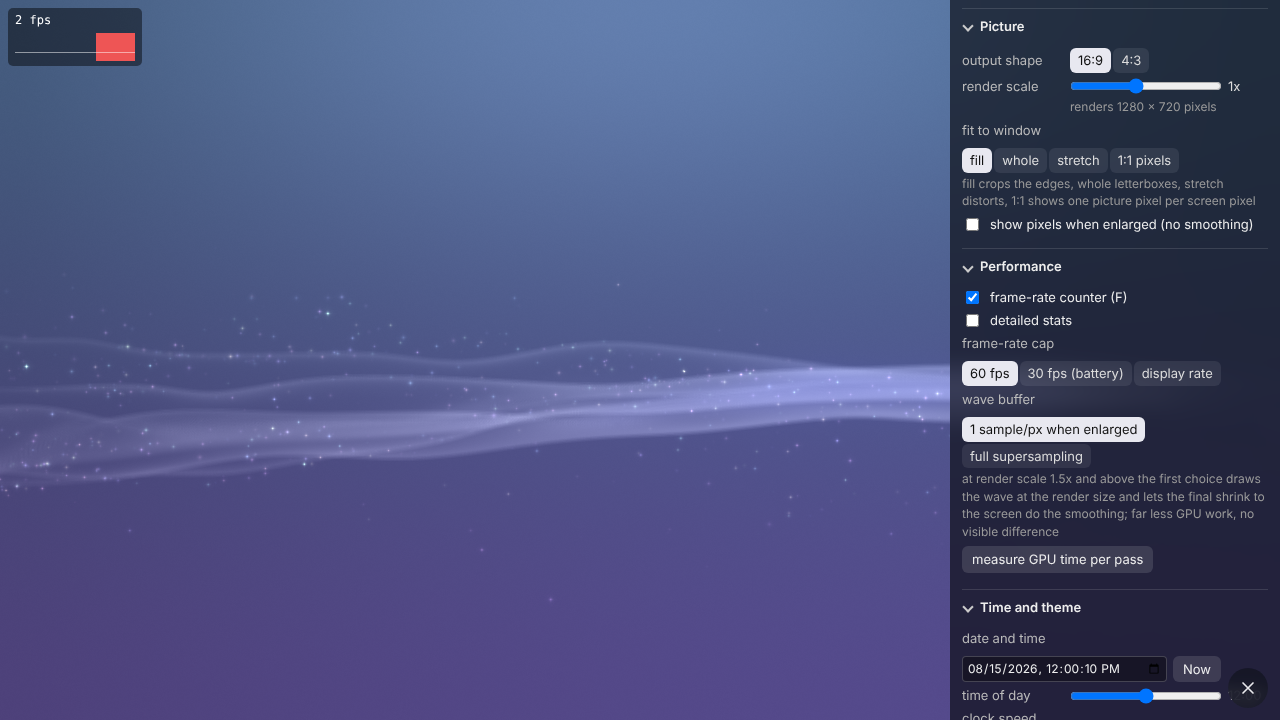
#> input picture fps.png, 1280 x 720 px; its folder holds 2 pictures in this run
$ python thick.py ../..
#> lines starting #> are read from the running program, lines starting #| are printed output that depends on the picture
# usage: thick.py DIR -> per-frame band thickness (median over columns of the extent above 6 % of the column max) for a wave-only sequence; prints the distribution over frames
import os, sys, numpy as np
from PIL import Image
from scipy.ndimage import gaussian_filter
d=sys.argv[1]; files=sorted(os.path.join(d,f) for f in os.listdir(d) if f.endswith('.png'))
th=[]; cen=[]
for f in files:
    L=gaussian_filter(np.asarray(Image.open(f).convert('L'),dtype=float),[1,0]); h,w=L.shape; fmax=L.max(); t=[]; c=[]
#> after `L = gaussian_filter(np.asarray(Image.open(f).convert('L'), dtype=float`:
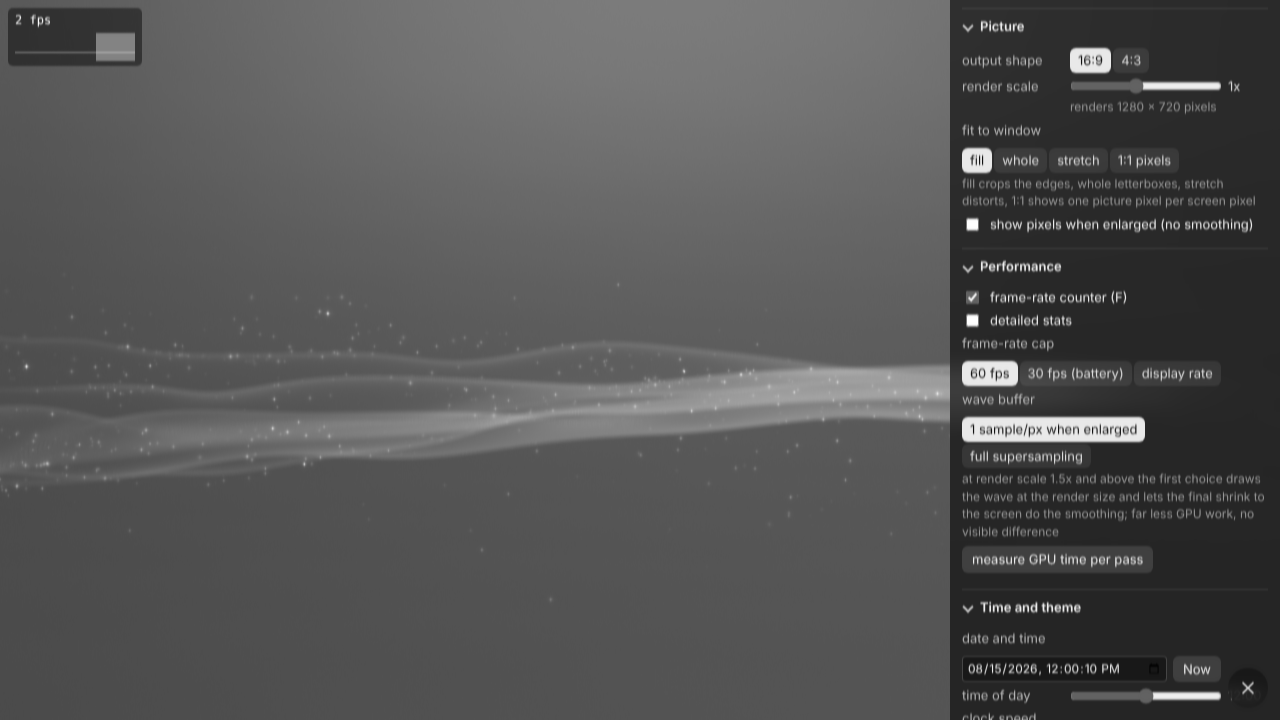
#> L: shape (720, 1280) float64; min 4.02, max 255, mean 85
#> after `h, w = L.shape`: h = 720; w = 1280
#> after `fmax = L.max()`: fmax = 255
    for x in range(0,w,2):
        col=L[:,x]; cm=col.max()
        if cm<max(6,0.08*fmax): continue
        vis=np.where(col>max(3,0.06*cm))[0]; t.append((vis.max()-vis.min())/h); c.append((vis.max()+vis.min())/2/h)
#> this loop made 640 passes
#> cm on passes 1 to 3: 106.1, 100.3, 100.4
#> after the loop, c = 640 values from 0.499 to 0.499; t = 640 values from 0.999 to 0.999
    th.append(np.median(t) if t else np.nan); cen.append(np.median(c) if c else np.nan)
#> pass 2 of the loop `for f in files:`:
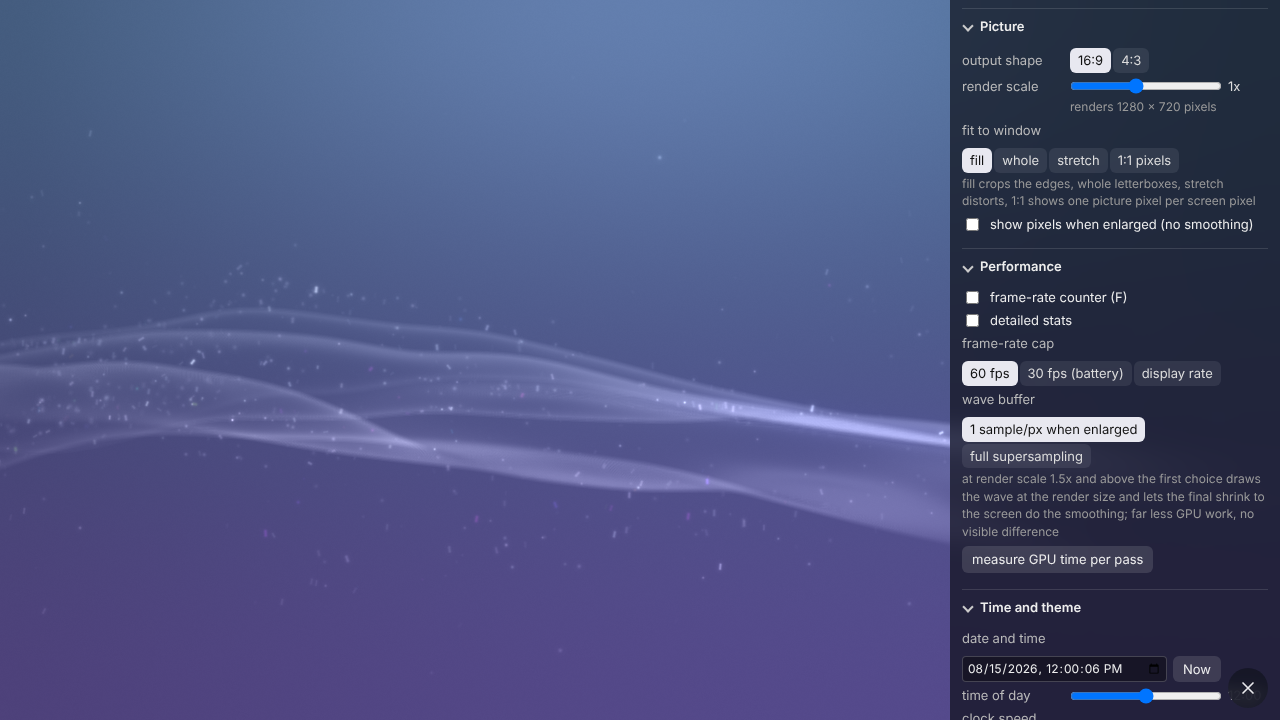
#> input picture panel.png, 1280 x 720 px
#> `L = gaussian_filter(np.asarray(Image.open(f).convert('L'), dtype=float`:
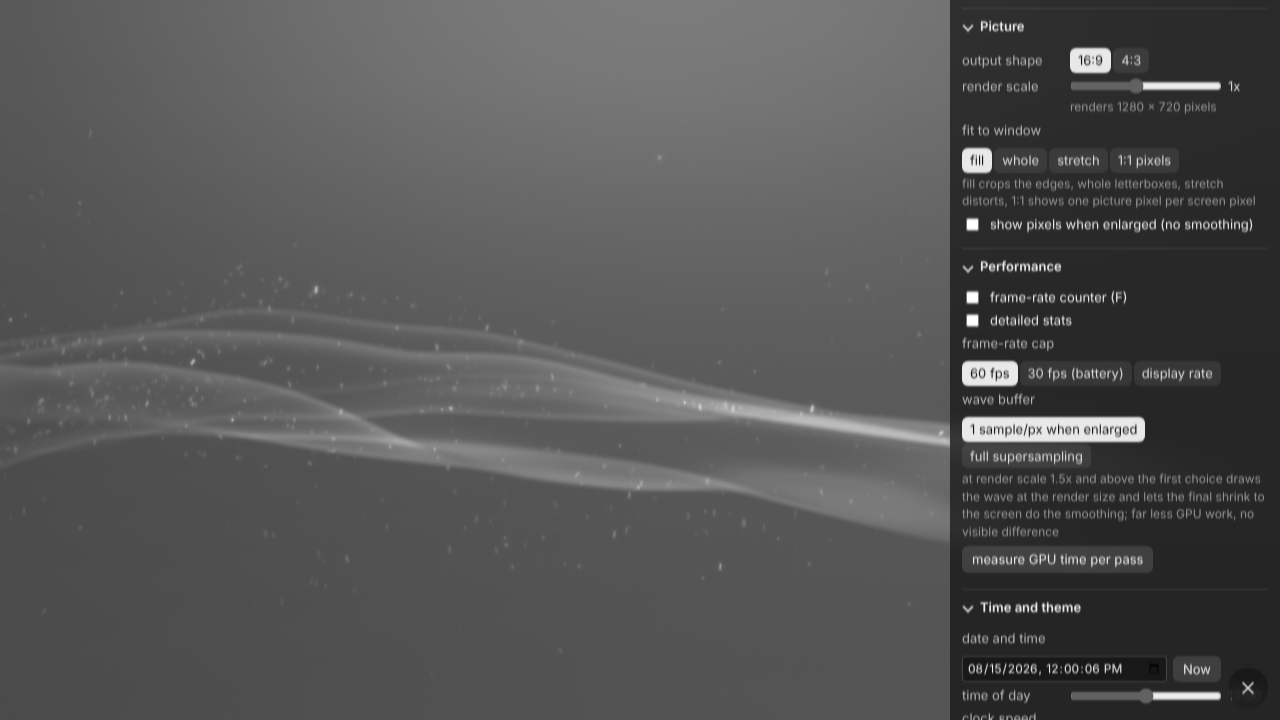
#> L: shape (720, 1280) float64; min 4.02, max 255, mean 85.3
#> the loop `for x in range(0,w,2):` made 640 passes
#> cm on passes 1 to 3: 105.8, 104.9, 104.5
th=np.array(th); cen=np.array(cen)
#> after `th = np.array(th)`: th = [0.999, 0.999]
#> after `cen = np.array(cen)`: cen = [0.499, 0.499]
print('%s: %d frames; thickness median per frame: median %.3f, min %.3f, max %.3f, share > 0.23 H: %.0f %%, share < 0.08 H: %.0f %%; centre %.2f-%.2f H'%(d,len(th),np.nanmedian(th),np.nanmin(th),np.nanmax(th),100*np.nanmean(th>0.23),100*np.nanmean(th<0.08),np.nanmin(cen),np.nanmax(cen)))
#| ../..: 2 frames; thickness median per frame: median 0.999, min 0.999, max 0.999, share > 0.23 H: 100 %, share < 0.08 H: 0 %; centre 0.50-0.50 H
